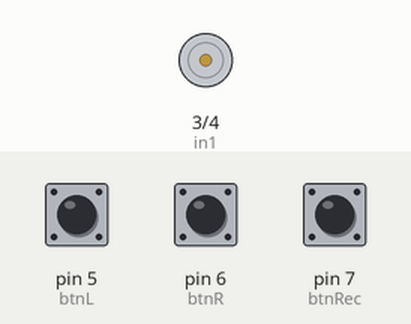
Simulated run of this sketch. Board: Arduino Uno, built with avr-gcc and run on an emulated ATmega328P. Shown: motor-driver pin pairs drawn as motors (green arrow = first pin HIGH = forward, orange = second pin HIGH = backward, longer = more drive, scaled by the enable pin). The inputs (shaded band) are chosen by the test bench; at power-on: pin 5 (btnL) LOW, pin 6 (btnR) LOW, pin 7 (btnRec) LOW.

Above: at 1.2 s.
1.3 s: pin 5 (btnL) pulled HIGH for 0.15 s
At 1.38 s:
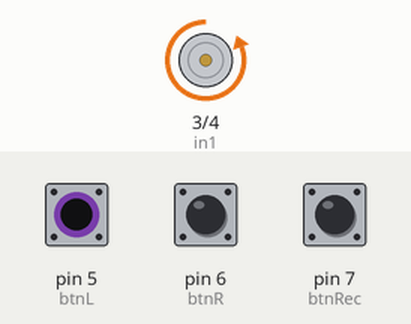
2.9 s: pin 6 (btnR) pulled HIGH for 0.15 s
At 2.98 s:
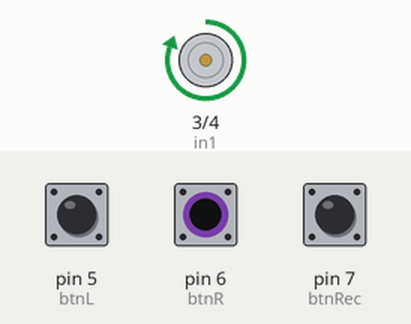
6.1 s: pin 5 (btnL) pulled HIGH for 3.2 s
At 7.2 s:
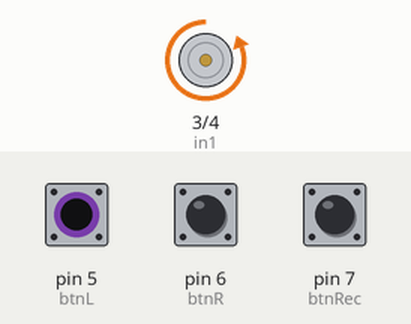
10.8 s: pin 6 (btnR) pulled HIGH for 3.2 s
At 11.9 s:
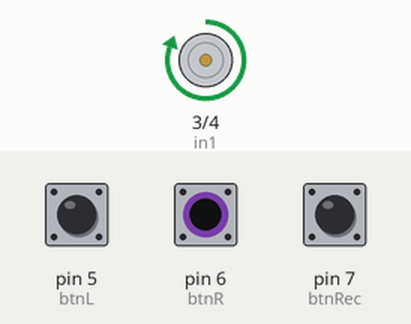
Timing chart, 0 to 15.5 s (numbered marks = the images above; inputs shaded):
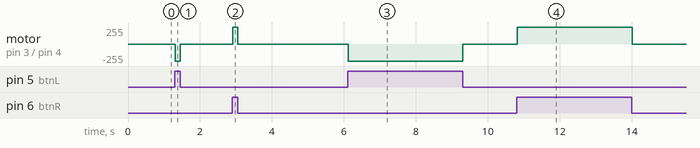

Measured:
- after the input at 1.3 s, motor on pin 3 (in1) / pin 4 (in2): stopped → backward 255/255 at once, → stopped 0.14 s later
- after the input at 2.9 s, motor on pin 3 (in1) / pin 4 (in2): stopped → forward 255/255 at once, → stopped 0.14 s later
- after the input at 6.1 s, motor on pin 3 (in1) / pin 4 (in2): stopped → backward 255/255 at once, → stopped 3.2 s later
- after the input at 10.8 s, motor on pin 3 (in1) / pin 4 (in2): stopped → forward 255/255 at once, → stopped 3.2 s later

The sketch:

Recording_Hall_Data.ino
```cpp
/*
 * Code description here
 */

// Setting all pin values
const int enA = 2;
const int in1 = 3;
const int in2 = 4;
const int btnL = 5;
const int btnR = 6;
const int btnRec = 7;
const int hall = A0;
int hallVal = 0;
int btnLState = 0;
int btnLPrev = 0;
int btnRState = 0;
int btnRPrev = 0;
int btnRecState = 0;
int btnRecPrev = 0;
unsigned long currTime = 0;
unsigned long startTime;

void setup() {
  // put your setup code here, to run once:
  // begin the serial monitor
  Serial.begin(9600);

  // setting pinModes
  pinMode(enA, OUTPUT);
  pinMode(in1, OUTPUT);
  pinMode(in2, OUTPUT);

  pinMode(btnL, INPUT);
  pinMode(btnR, INPUT);
}

void loop() {
  // put your main code here, to run repeatedly:
  // check if we need to move motor
  motorBtnCheck();

  // check if we need to record
  btnRecPrev = btnRecState;
  btnRecState = digitalRead(btnRec);

  // start recording
  startTime = 0;
  while (btnRecPrev==HIGH && btnRecState==HIGH) {
    // check if ready to stop recording
    btnRecState = digitalRead(btnRec);
    motorBtnCheck();

    // run on first loop
    if (startTime == 0) {
      startTime = millis();
    }

    // run every loop
    Serial.print(millis() - currTime);
    currTime = millis();
    Serial.print(",");
    Serial.println(analogRead(hall));

    // run final loop
    if (btnRecPrev==HIGH && btnRecState==LOW) {
      Serial.end();
    }
  }

  delay(10);
}

void motorBtnCheck() {
  // get button states
  btnLPrev = btnLState;
  btnRPrev = btnRState;
  btnLState = digitalRead(btnL);
  btnRState = digitalRead(btnR);

  // determine what to do with motor
  if (btnLState==HIGH && btnLPrev==HIGH) {
    motorL(100);
  } else if (btnRState==HIGH && btnRPrev==HIGH) {
    motorR(100);
  } else {
    motorStop();
  }
}

void motorR(int speed) { // speed should be from 0% to 100%
  digitalWrite(in1, HIGH);
  digitalWrite(in2, LOW);
  speed = map(speed, 0, 100, 0, 255);
  analogWrite(enA, speed);
}

void motorL(int speed) { // speed should be from 0% to 100%
  digitalWrite(in1, LOW);
  digitalWrite(in2, HIGH);
  speed = map(speed, 0, 100, 0, 255);
  analogWrite(enA, speed);
}

void motorStop(){
  digitalWrite(in1, LOW);
  digitalWrite(in2, LOW);
  analogWrite(enA, 0);
}
```
